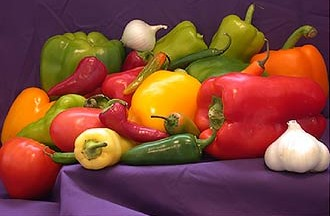
//> input picture 6-12-17 /original.jpg, 330 x 216 px
$ ./contour   (built with g++ and OpenCV 4)
//> lines starting //> are read from the running program, lines starting //| are printed output that depends on the picture; after the words box and inside, x2 and y2 are one past the last pixel; in counts of white or black regions, pixels touching at a corner belong together
#include "opencv2/highgui/highgui.hpp"
#include "opencv2/imgproc/imgproc.hpp"
#include "opencv2/core/core.hpp"
#include<iostream>
#include<stdio.h>
#include<stdlib.h>
#include<math.h>
using namespace cv;
using namespace std;
Mat src;
Mat src_grey;
int thresh=100;
int max_thresh=255;
RNG rng(12345);
void thresh_callback(int ,void *);
int main()
    {
       src_grey=imread("original.jpg",1);
//> src_grey is the input picture: 216 rows x 330 cols, CV_8UC3; mean B, G, R 56, 71.7, 129.5
       //cvtColor(src,src_grey,CV_BGR2GRAY);
       //blur(src_grey,src_grey,Size(3,3));
       namedWindow("win",WINDOW_NORMAL);
       //imshow("win",src);
       createTrackbar("cannythresh","win",&thresh,max_thresh,thresh_callback);
       thresh_callback(thresh,NULL);
       imshow("win",src_grey);
       waitKey(0);
       return 0;
    }
void thresh_callback(int thresh ,void *saikat)
    {
//> called with thresh = 100
      Mat canny_output;
      vector < vector < Point > > contours;
      vector < Vec4i > hierarchy;
      Canny(src_grey,canny_output,thresh,thresh*2,3);
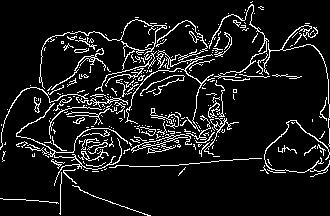
//> canny_output: 216 rows x 330 cols, CV_8UC1; 9.3% white in thin lines or dots
      findContours(canny_output,contours,hierarchy,CV_RETR_TREE,CV_CHAIN_APPROX_SIMPLE,Point(0,0));
//> contours = 325 contours, 297 with area under 20; largest, box (x1, y1, x2, y2) and area: (131, 134, 192, 154) 197, (138, 137, 174, 149) 120, (125, 49, 215, 132) 118, (16, 103, 128, 186) 98, (39, 19, 167, 89) 80
      Mat drawing=Mat :: zeros(canny_output.size(),CV_8UC3);
      for(int i=0;i<contours.size();i++)
           {
             Scalar color=Scalar(rng.uniform(0,255),rng.uniform(0,255),rng.uniform(0,255));
             drawContours(drawing, contours,i,color,2,8,hierarchy,0,Point());

           }
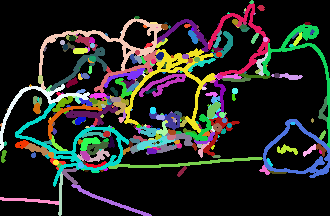
//> drawing: 216 rows x 330 cols, CV_8UC3; mean B, G, R 36.5, 40.1, 38.2
           namedWindow("contours",CV_WINDOW_AUTOSIZE);
           imshow("contours",drawing);
    }

$ run again, with 6-12-17 /circleDetect1.jpg copied over 6-12-17 /original.jpg
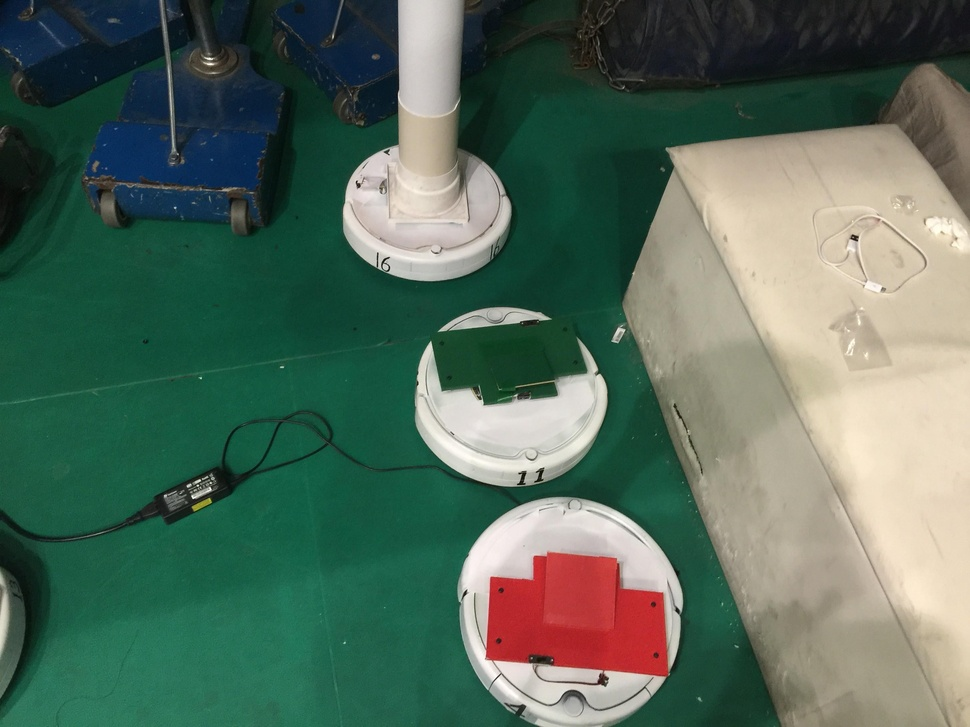
//> input picture 6-12-17 /circleDetect1.jpg, 970 x 727 px, shrunk from 3264 x 2448 before the run
//> src_grey is the input picture: 727 rows x 970 cols, CV_8UC3; mean B, G, R 92.2, 107.2, 84.7
//> in thresh_callback, `Canny(src_grey,canny_output,thresh,thresh*2,3);`:
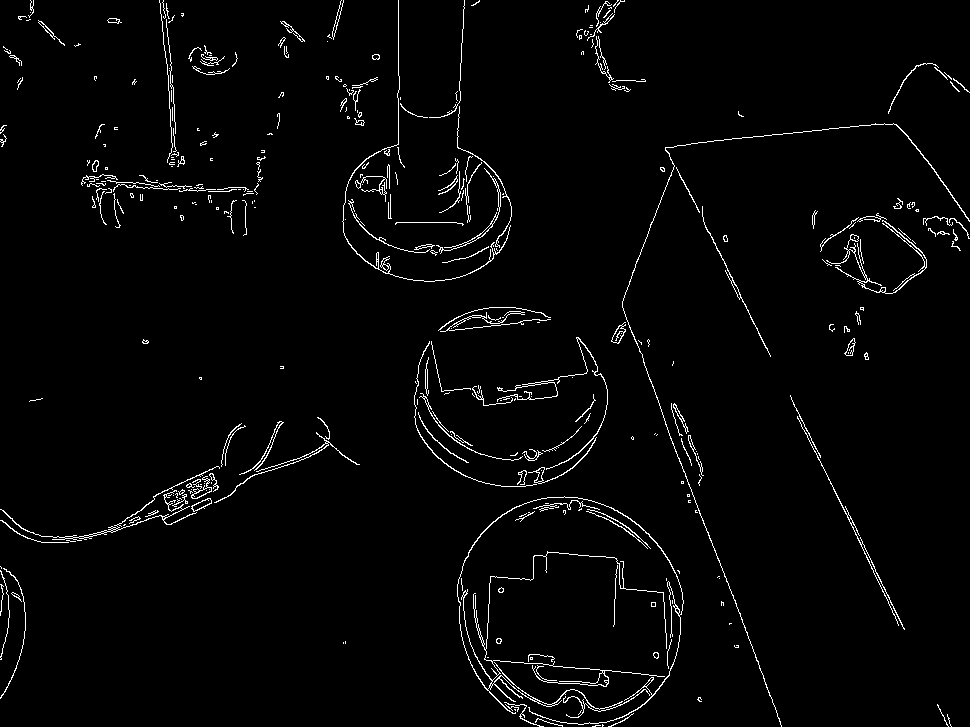
//> canny_output: 727 rows x 970 cols, CV_8UC1; 2.4% white in thin lines or dots
//> contours = 534 contours, 464 with area under 20; largest, box (x1, y1, x2, y2) and area: (457, 496, 684, 725) 556, (0, 466, 220, 541) 212, (826, 220, 927, 294) 186, (436, 168, 501, 254) 170, (342, 0, 511, 282) 150
//> after the loop in thresh_callback, `for(int i=0;i<contours.size();i++)`:
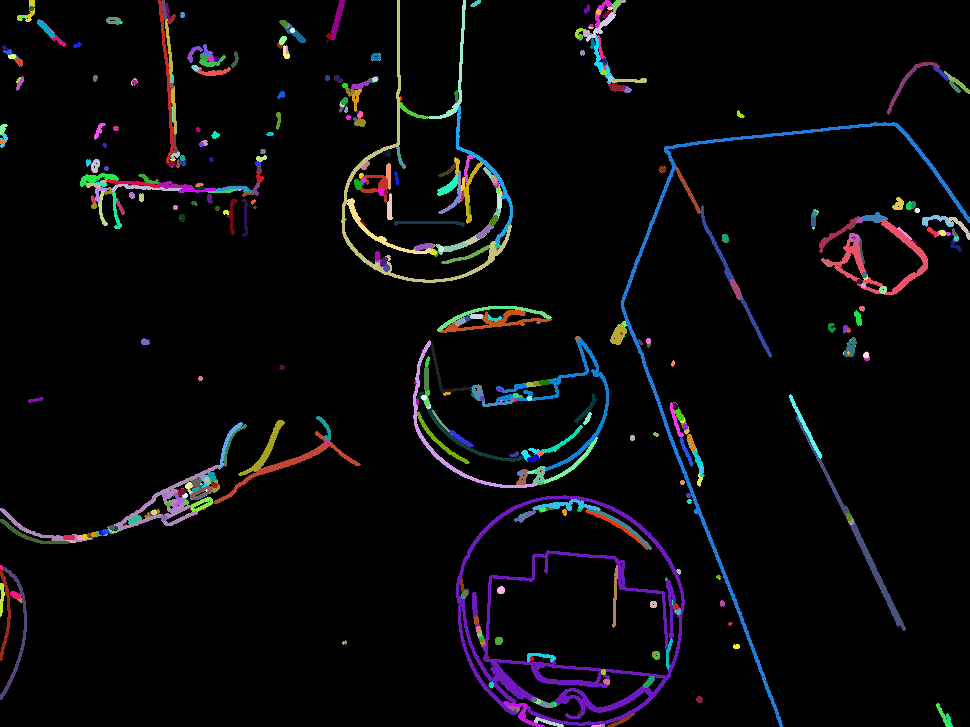
//> drawing: 727 rows x 970 cols, CV_8UC3; mean B, G, R 10.5, 8.3, 8.8
